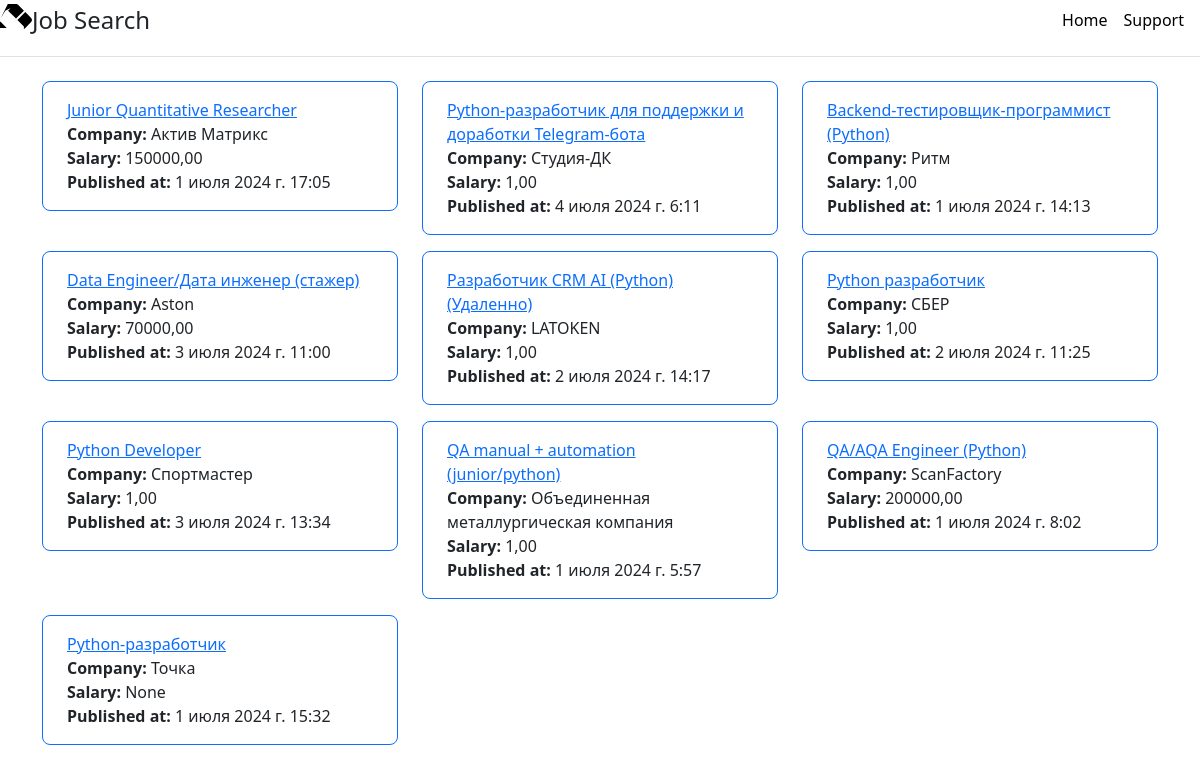
/vacancies/, run on an earlier commit of the app's database.
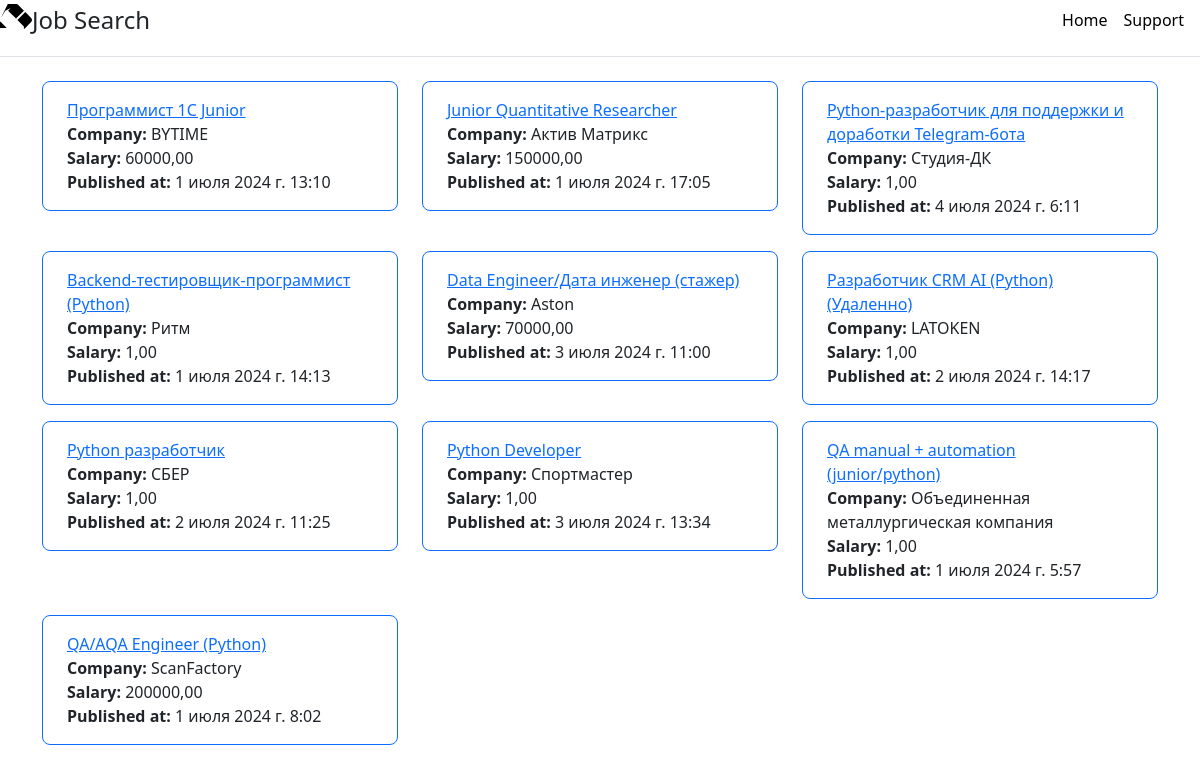
And on a later commit of the database.
### hhapp/models.py (models this page shows, shortened)
class Vacancy(models.Model):
    hh_id = models.CharField(max_length=100, unique=True)  # ID вакансии на hh.ru
    name = models.CharField(max_length=255)  # Название вакансии
    company = models.CharField(max_length=255)  # Название компании
    salary = models.DecimalField(max_digits=10, decimal_places=2, default=1.00 ,null=True)
    url = models.URLField()  # URL вакансии
    published_at = models.DateTimeField()  # Дата публикации
    class Meta:
        verbose_name = "Vacancy"
        verbose_name_plural = "Vacancs"

### hhapp/views.py (the view)
# urls.py: path('vacancies/', views.vacancy_list, name='vacancy_list'),
def vacancy_list(request):
    keyword = request.GET.get('keyword', '')  # Получаем ключевое слово из GET-параметра
    if keyword:
        fetch_and_save_vacancies(keyword)  # Получаем и сохраняем вакансии, если ключевое слово задано
    vacancies = Vacancy.objects.all().order_by('-id')[:10]  # Получаем все вакансии из базы данных
    return render(request, 'hhapp/vacancy_list.html', {'vacancies': vacancies, 'keyword': keyword})

### hhapp/templates/hhapp/vacancy_list.html (shortened to what this page needs)
<!DOCTYPE html>
<html lang="en">
<head>
    <link rel="stylesheet" href="https://cdn.jsdelivr.net/npm/bootstrap@5.3.2/dist/css/bootstrap.min.css">
</head>
<body>
    <header>
        <div class="d-flex flex-column flex-md-row align-items-center pb-3 mb-4 border-bottom">
            <a href="/" class="d-flex align-items-center link-body-emphasis text-decoration-none">
            </a>
            <span class="d-flex fs-4 display: flex justify-content: centerr"> Job Search</span>
            <nav class="d-inline-flex mt-2 mt-md-0 ms-md-auto">
                <a class="me-3 py-2 link-body-emphasis text-decoration-none" href="/">Home</a>
                <a class="me-3 py-2 link-body-emphasis text-decoration-none" href="">Support</a>
            </nav>
        </div>
    </header>
    <div class="container">
        <div class="row">
            {% for vacancy in vacancies %}
                <div class="col-md-4 mb-3">
                    <div class="list-group-item rounded-3 py-3 border border-primary px-4">
                        <a href="{{ vacancy.url }}" target="_blank">{{ vacancy.name }}</a><br>
                        <strong>Company:</strong> {{ vacancy.company }}<br>
                        <strong>Salary:</strong> {{ vacancy.salary }} <br>
                        <strong>Published at:</strong> {{ vacancy.published_at }}<br>
                    </div>
                </div>
            {% endfor %}
        </div>
    </div>
</body>
</html>

What changed in the data, as far as the page shows it:
no longer on this page (row unchanged): Vacancy: name "Python-разработчик", company "Точка", salary "None", published_at "1 июля 2024 г. 15:32"
added Vacancy: name "Программист 1С Junior", company "BYTIME", salary "60000,00", published_at "1 июля 2024 г. 13:10"
